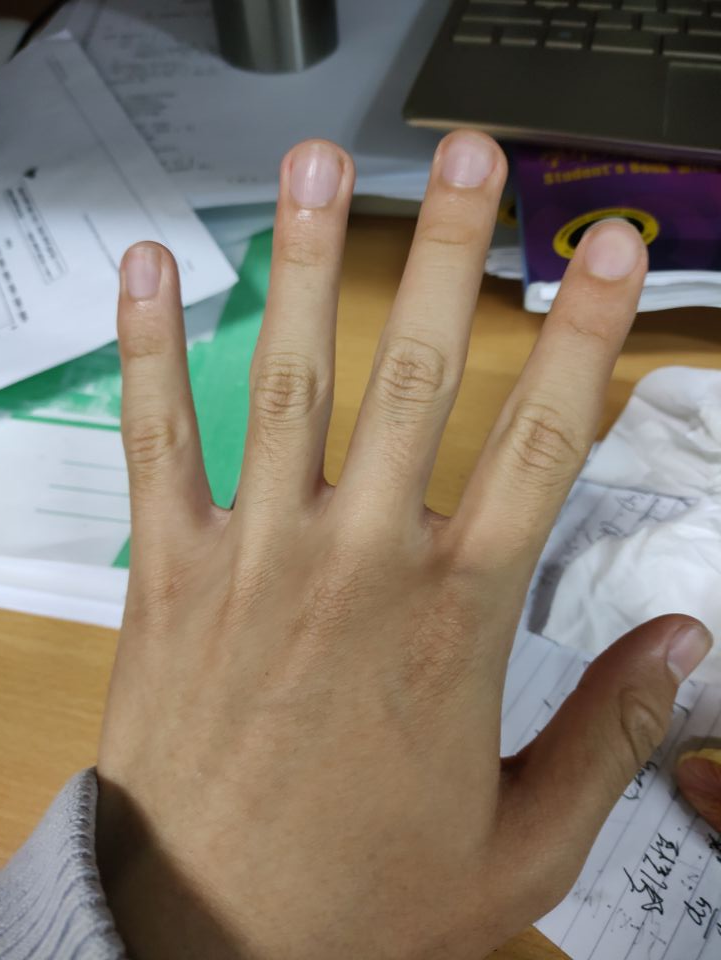
//> input picture scan_test0/pictures/3.jpg, 721 x 960 px
$ ./skin_detect_1   (built with g++ and OpenCV 4)
//> lines starting //> are read from the running program, lines starting //| are printed output that depends on the picture; after the words box and inside, x2 and y2 are one past the last pixel; in counts of white or black regions, pixels touching at a corner belong together
#include<opencv2/opencv.hpp>
#include "opencv2/imgproc/types_c.h"
#include<iostream>

using namespace std;
using namespace cv;

Mat ellipse_detect(Mat& src)
{
	Mat img = src.clone();
	Mat skinCrCbHist = Mat::zeros(Size(256, 256), CV_8UC1);
	//利用opencv自带的椭圆生成函数先生成一个肤色椭圆模型
	ellipse(skinCrCbHist, Point(113, 155.6), Size(23.4, 15.2), 43.0, 0.0, 360.0, Scalar(255, 255, 255), -1);
	Mat ycrcb_image;
	Mat output_mask = Mat::zeros(img.size(), CV_8UC1);
	cvtColor(img, ycrcb_image, CV_BGR2YCrCb); //首先转换成到YCrCb空间
	for (int i = 0; i < img.cols; i++)   //利用椭圆皮肤模型进行皮肤检测
		for (int j = 0; j < img.rows; j++)
		{
			Vec3b ycrcb = ycrcb_image.at<Vec3b>(j, i);
			if (skinCrCbHist.at<uchar>(ycrcb[1], ycrcb[2]) > 0)   //如果该落在皮肤模型椭圆区域内，该点就是皮肤像素点
				output_mask.at<uchar>(j, i) = 255;
		}

	Mat detect;
	img.copyTo(detect, output_mask);  //返回肤色图
	return detect;
}

Mat YCrCb_Otsu_detect(Mat& src)
{
	Mat ycrcb_image;
	cvtColor(src, ycrcb_image, CV_BGR2YCrCb); //首先转换成到YCrCb空间
	Mat detect;
	vector<Mat> channels;
	split(ycrcb_image, channels);
	Mat output_mask = channels[1];
	threshold(output_mask, output_mask, 0, 255, CV_THRESH_BINARY | CV_THRESH_OTSU);
	src.copyTo(detect, output_mask);
	return detect;

}

Mat skinDetect(const cv::Mat& image, double minHue, double maxHue, double minSat, double maxSat)
{
	//创建HSV图像
	cv::Mat hsv;
	cv::cvtColor(image, hsv, cv::COLOR_BGR2HSV);
	std::vector<cv::Mat> channels;
	cv::split(hsv, channels);
	//创建大于最小色调的掩码
	cv::Mat mask1;
	cv::threshold(channels[0], mask1, minHue, 255, cv::THRESH_BINARY);
	//创建小于最大色调的掩码
	cv::Mat mask2;
	cv::threshold(channels[0], mask2, maxHue, 255, cv::THRESH_BINARY_INV);

	//创建色调掩码
	cv::Mat hueMask;
	//如果输入的最小色的小于最大色调，取交
	if (minHue < maxHue)
	{
		hueMask = mask1 & mask2;
	}
	//如果输入的最小色的大于最大色调，即横跨了0度中轴线
	else
	{
		hueMask = mask1 | mask2;
	}

	//创建饱和度掩码
	cv::Mat satMask;
	//由于饱和度没有中轴线，直接调用cv::inRange函数创建二值图即可
	cv::inRange(channels[1], minSat, maxSat, satMask);
	return hueMask & satMask;
}

Mat change_contrast(Mat src1){
	int height = src1.rows;//求出src1的高
	int width = src1.cols;//求出src1的宽
	Mat dst = Mat::zeros(src1.size(), src1.type());  //这句很重要，创建一个与原图一样大小的空白图片
	float alpha = 1.4;//调整对比度为1.5
	float beta = 5;//调整亮度加
	//循环操作，遍历每一列，每一行的元素
	for (int row = 0; row < height; row++)
	{
		for (int col = 0; col < width; col++)
		{
			if (src1.channels() == 3)//判断是否为3通道图片
			{
				//将遍历得到的原图像素值，返回给变量b,g,r
				float b = src1.at<Vec3b>(row, col)[0];//nlue
				float g = src1.at<Vec3b>(row, col)[1];//green
				float r = src1.at<Vec3b>(row, col)[2];//red
				//开始操作像素，对变量b,g,r做改变后再返回到新的图片。
				dst.at<Vec3b>(row, col)[0] = saturate_cast<uchar>(b * alpha + beta);
				dst.at<Vec3b>(row, col)[1] = saturate_cast<uchar>(g * alpha + beta);
				dst.at<Vec3b>(row, col)[2] = saturate_cast<uchar>(r * alpha + beta);
			}
		}
	}

	return dst;
}


int main(int argc, char** argv) {

	Mat image = imread("D:/git_repo/rock-paper-scissors/test-pictures/3.jpg");
//> image is the input picture: 960 rows x 721 cols, CV_8UC3; mean B, G, R 107.9, 120.9, 131.1
	//Mat nana = image;
	Mat mask,img_1, img_ellipse, img_Otsu, img_processed,result;
	//设置的色调范围为160~15之间(320~30)，饱和度范围在25~180之间(0.1~0.65)
	mask = skinDetect(image, 160, 15, 55, 166);
//> in skinDetect, `cv::cvtColor(image, hsv, cv::COLOR_BGR2HSV);`: hsv: 960 rows x 721 cols, CV_8UC3; mean H, S, V 51.6, 77.8, 139.8
//> in skinDetect, `cv::threshold(channels[0], mask1, minHue, 255, cv::THRESH_BINARY);`:
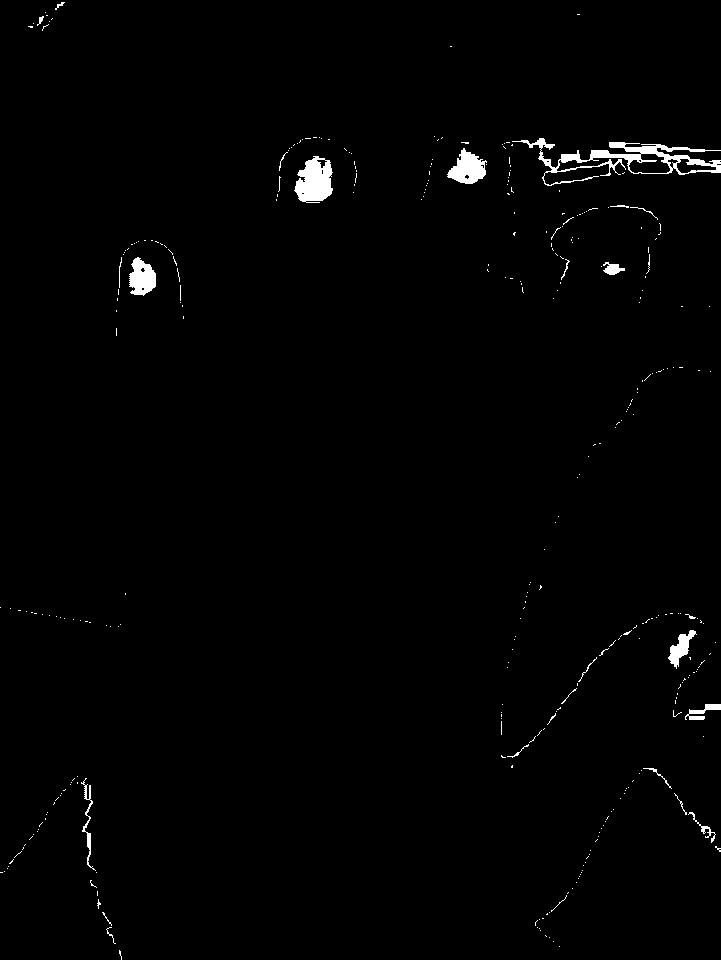
//> mask1: 960 rows x 721 cols, CV_8UC1; 1.1% white; 347 white regions (321 under 20 px), largest, box (x1, y1, x2, y2) and area: (512, 138, 721, 186) 2271, (294, 156, 333, 203) 1278, (447, 148, 487, 184) 843
//> in skinDetect, `cv::threshold(channels[0], mask2, maxHue, 255, cv::THRESH_BINARY_INV);`: mask2: 960 rows x 721 cols, CV_8UC1; 27.4% white; 451 white regions (359 under 20 px), largest, box (x1, y1, x2, y2) and area: (151, 444, 721, 960) 103402, (258, 127, 524, 545) 25535, (116, 240, 261, 705) 24209
//> in skinDetect, `hueMask = mask1 | mask2;`: hueMask: 960 rows x 721 cols, CV_8UC1; 28.5% white; 420 white regions (331 under 20 px), largest, box (x1, y1, x2, y2) and area: (151, 444, 721, 960) 104706, (258, 127, 524, 545) 27849, (116, 240, 261, 705) 25086
//> in skinDetect, `cv::inRange(channels[1], minSat, maxSat, satMask);`: satMask: 960 rows x 721 cols, CV_8UC1; 60% white; 321 black regions (235 under 20 px), largest, box (x1, y1, x2, y2) and area: (0, 0, 653, 629) 148005, (499, 366, 721, 960) 75477, (0, 769, 125, 960) 15574
//> mask: 960 rows x 721 cols, CV_8UC1; 25.3% white; 419 white regions (336 under 20 px), largest, box (x1, y1, x2, y2) and area: (151, 444, 711, 960) 95517, (118, 242, 261, 705) 22992, (258, 140, 359, 545) 12123
	cv::Mat detected(image.size(), CV_8UC3, cv::Scalar(0, 0, 0));
	//通过copyTo加掩码的方法将原图拷贝到检测图中
	image.copyTo(detected, mask);
	img_1 = change_contrast(image);
//> after the loop in change_contrast, `for (int row = 0; row < height; row++)`:
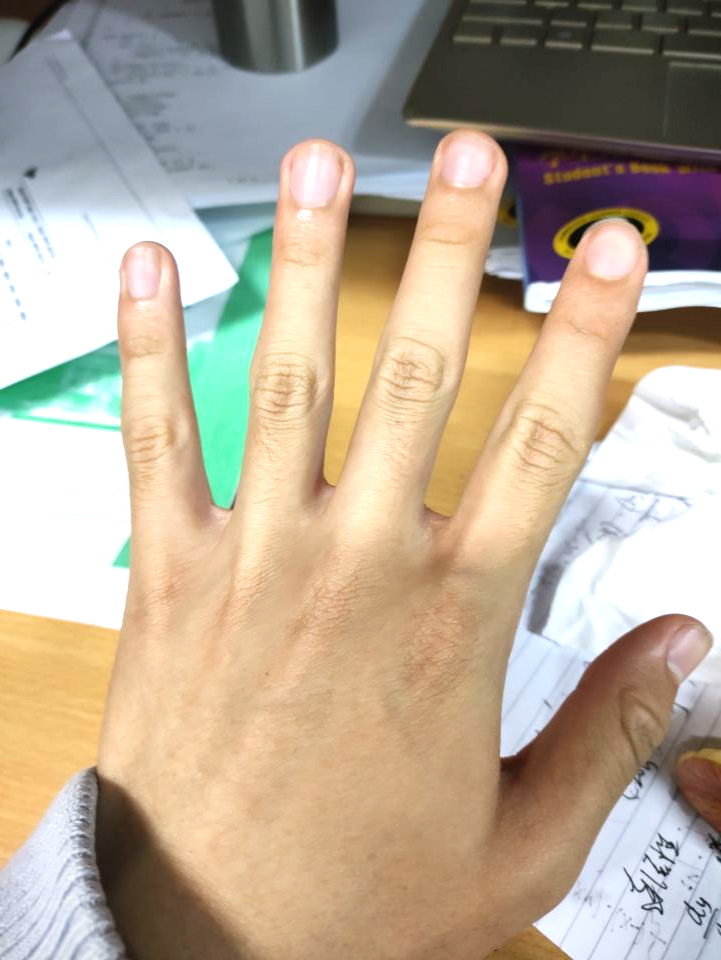
//> dst: 960 rows x 721 cols, CV_8UC3; mean B, G, R 150.1, 170.1, 185.3
	if (image.empty()) {
		printf("could not load image...\n");
		return -1;

	}
	// [7 lines of commented-out code are left out]
	img_ellipse=ellipse_detect(image);
//> in ellipse_detect, `ellipse(skinCrCbHist, Point(113, 155.6), Size(23.4, 15.2), 43.0, 0.0, ..`: skinCrCbHist: 256 rows x 256 cols, CV_8UC1; 1.8% white; 1 white region, box (x1, y1, x2, y2) and area: (93, 136, 134, 175) 1148
//> in ellipse_detect, `cvtColor(img, ycrcb_image, CV_BGR2YCrCb);`: ycrcb_image: 960 rows x 721 cols, CV_8UC3; mean of channels 0, 1, 2 122.5, 134.2, 119.8
//> after the loop in ellipse_detect, `for (int i = 0; i < img.cols; i++)`: output_mask: 960 rows x 721 cols, CV_8UC1; 49.7% white; 24 white regions (10 under 20 px), largest, box (x1, y1, x2, y2) and area: (0, 124, 721, 960) 340073, (676, 747, 721, 832) 2586, (545, 165, 609, 183) 564
	img_Otsu = YCrCb_Otsu_detect(image);
//> in YCrCb_Otsu_detect, `split(ycrcb_image, channels);`:
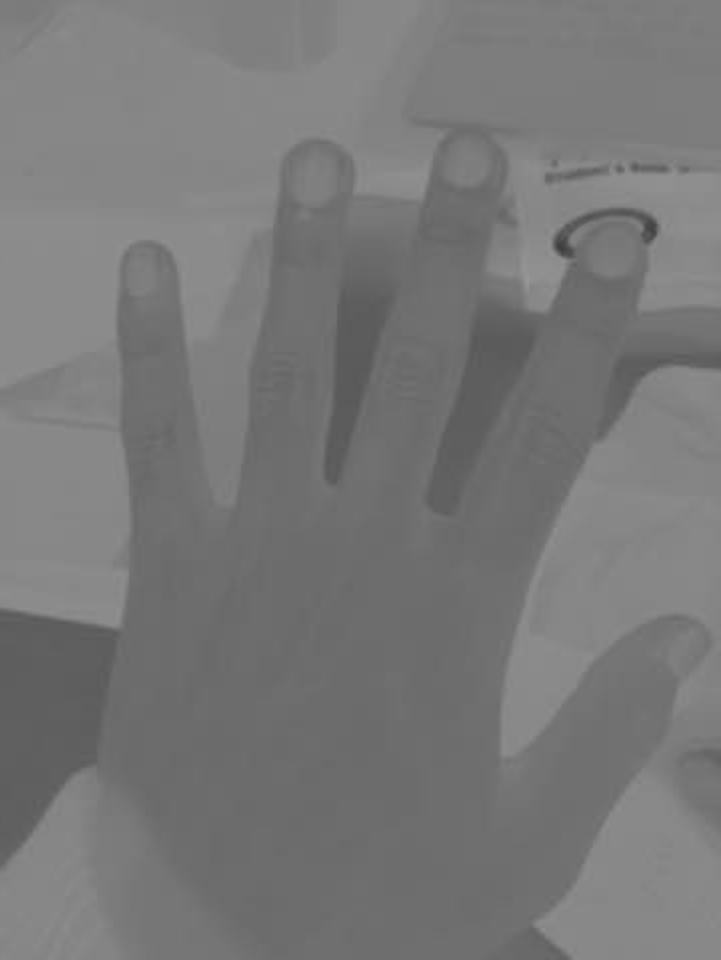
//> channels[2]: 960 rows x 721 cols, CV_8UC1; min 61, max 152, mean 119.8
//> in YCrCb_Otsu_detect, `threshold(output_mask, output_mask, 0, 255, CV_THRESH_BINARY | CV_THRE..`: output_mask: 960 rows x 721 cols, CV_8UC1; 56.7% white; 20 black regions (10 under 20 px), largest, box (x1, y1, x2, y2) and area: (0, 0, 721, 628) 197543, (500, 367, 721, 960) 73948, (0, 772, 128, 960) 17179
	img_processed = img_ellipse & img_Otsu & detected;

	//medianBlur(img_processed, result, 3);
	imshow("example1", img_ellipse);
	imshow("example2", img_Otsu);
	imshow("detected", detected);


	img_ellipse = ellipse_detect(img_1);
//> in ellipse_detect (call 2), `cvtColor(img, ycrcb_image, CV_BGR2YCrCb);`: ycrcb_image: 960 rows x 721 cols, CV_8UC3; mean of channels 0, 1, 2 172.4, 137.2, 115.4
//> after the loop in ellipse_detect (call 2), `for (int i = 0; i < img.cols; i++)`:
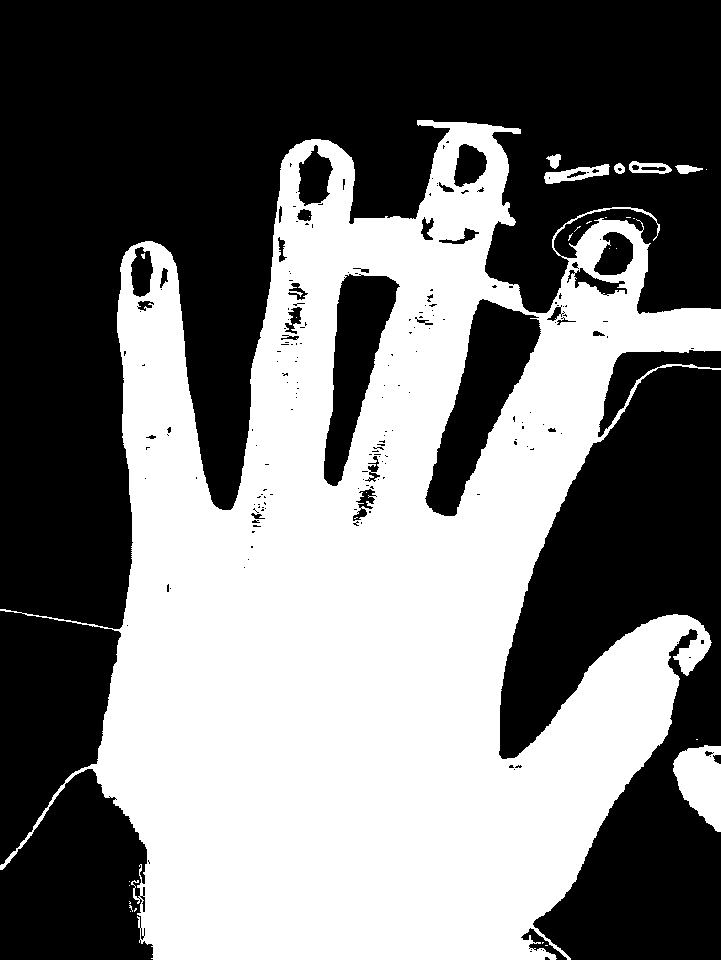
//> output_mask: 960 rows x 721 cols, CV_8UC1; 45.8% white; 30 white regions (23 under 20 px), largest, box (x1, y1, x2, y2) and area: (0, 120, 721, 960) 312907, (673, 745, 721, 832) 2823, (544, 164, 610, 184) 627
	img_Otsu = YCrCb_Otsu_detect(img_1);
//> in YCrCb_Otsu_detect (call 2), `split(ycrcb_image, channels);`:
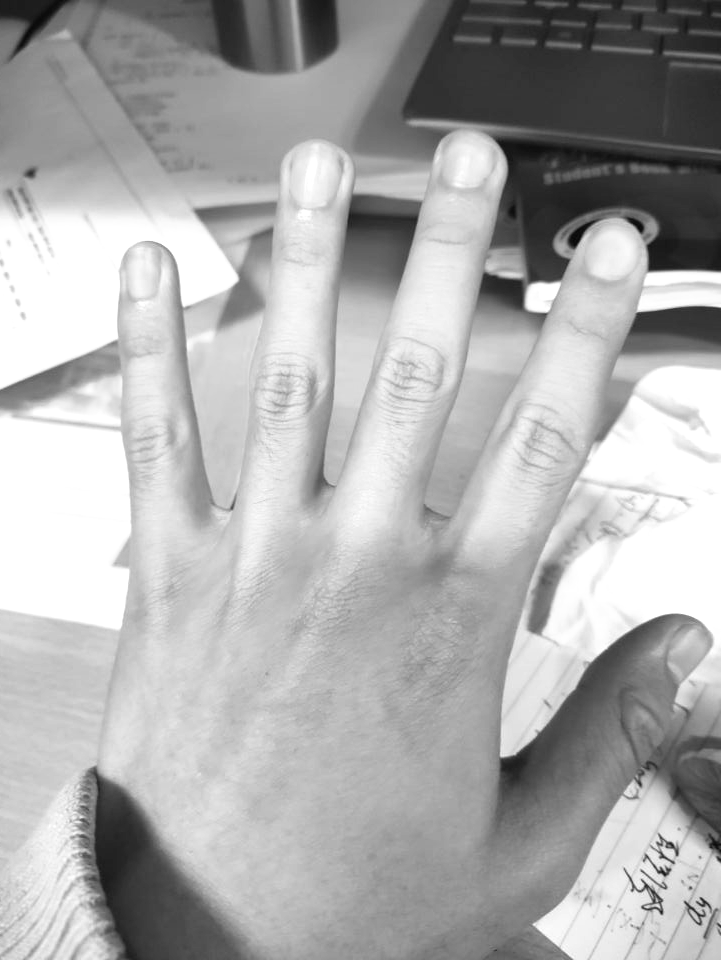
//> channels[0]: 960 rows x 721 cols, CV_8UC1; min 7, max 255, mean 172.4
//> in YCrCb_Otsu_detect (call 2), `threshold(output_mask, output_mask, 0, 255, CV_THRESH_BINARY | CV_THRE..`: output_mask: 960 rows x 721 cols, CV_8UC1; 55.4% white; 137 black regions (103 under 20 px), largest, box (x1, y1, x2, y2) and area: (0, 0, 721, 629) 205685, (500, 366, 721, 960) 74626, (0, 770, 145, 960) 18169
	img_processed = img_ellipse & img_Otsu & detected;
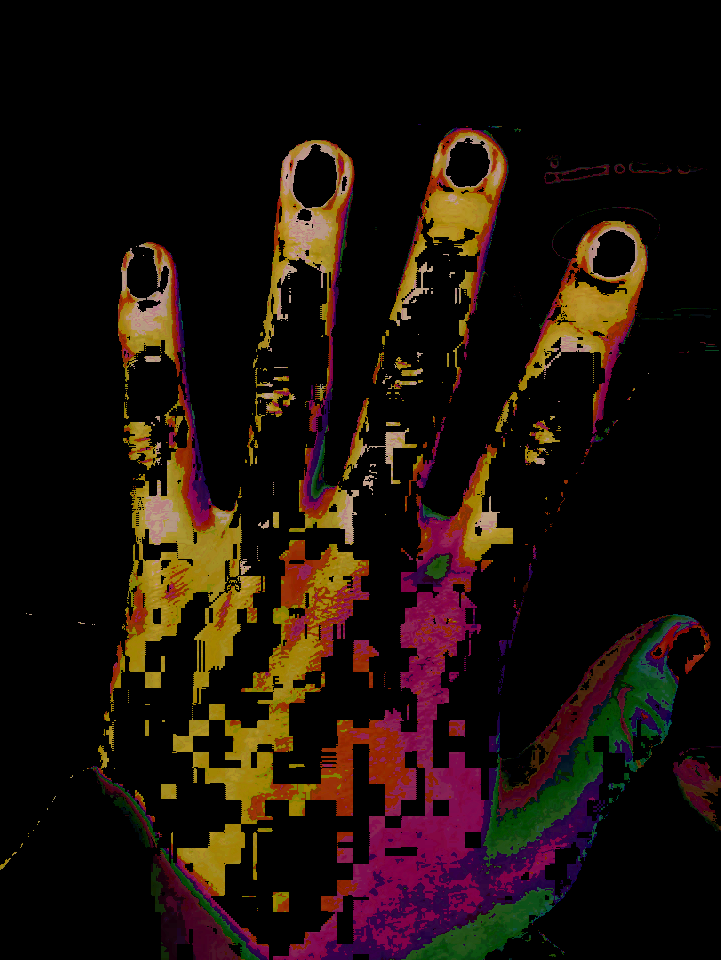
//> img_processed: 960 rows x 721 cols, CV_8UC3; mean B, G, R 9.4, 15.7, 27.7
	imshow("example3", img_ellipse);
	imshow("example4", img_Otsu);
	//imshow("detected", detected);

	imshow("contrast_chaged", img_1);
	//imshow("finest", img_processed);
	//imshow("most excellent", result);

	waitKey(0);
	return 0;

}

$ run again, with scan_test0/pictures/2.jpg copied over scan_test0/pictures/3.jpg
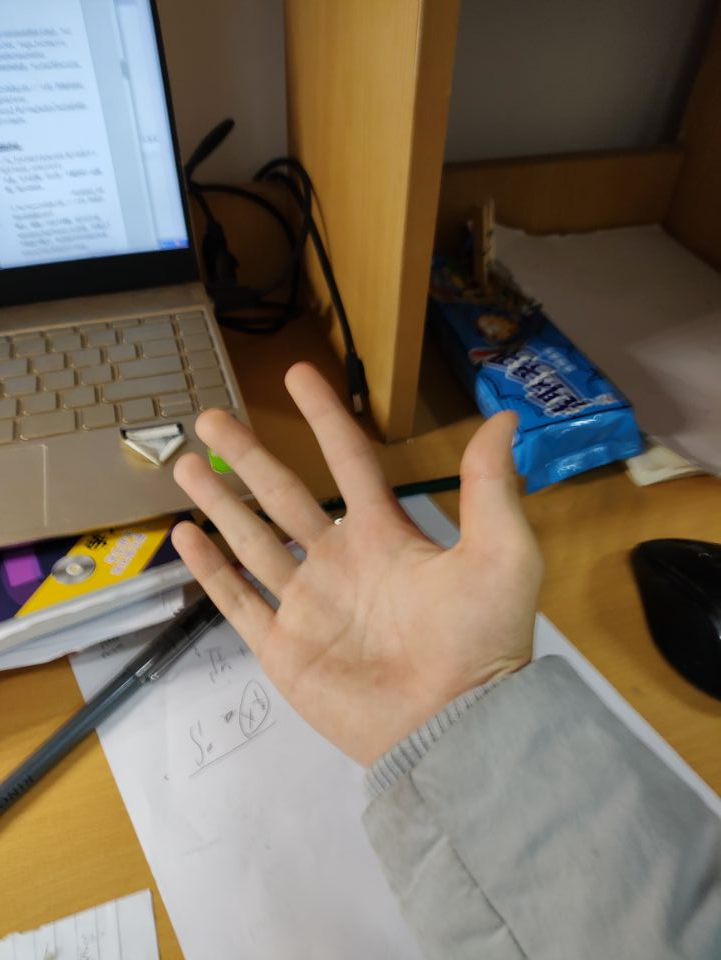
//> input picture scan_test0/pictures/2.jpg, 721 x 960 px
//> image is the input picture: 960 rows x 721 cols, CV_8UC3; mean B, G, R 94.5, 111.2, 124
//> hsv: 960 rows x 721 cols, CV_8UC3; mean H, S, V 43.6, 96.9, 130.7
//> mask1: 960 rows x 721 cols, CV_8UC1; 3.7% white; 523 white regions (479 under 20 px), largest, box (x1, y1, x2, y2) and area: (225, 684, 393, 960) 21287, (667, 576, 689, 592) 352, (207, 251, 235, 288) 323
//> mask2: 960 rows x 721 cols, CV_8UC1; 32% white; 734 white regions (606 under 20 px), largest, box (x1, y1, x2, y2) and area: (33, 0, 525, 784) 128785, (398, 0, 721, 489) 66525, (392, 320, 482, 431) 4262
//> hueMask: 960 rows x 721 cols, CV_8UC1; 35.7% white; 615 white regions (496 under 20 px), largest, box (x1, y1, x2, y2) and area: (33, 0, 525, 960) 157187, (398, 0, 721, 489) 67221, (624, 545, 721, 695) 5026
//> satMask: 960 rows x 721 cols, CV_8UC1; 44.5% white; 306 white regions (253 under 20 px), largest, box (x1, y1, x2, y2) and area: (0, 0, 721, 799) 243231, (441, 0, 721, 164) 37922, (356, 0, 424, 407) 10190
//> mask: 960 rows x 721 cols, CV_8UC1; 19.8% white; 626 white regions (515 under 20 px), largest, box (x1, y1, x2, y2) and area: (160, 362, 525, 767) 76269, (491, 224, 721, 477) 21946, (162, 0, 289, 272) 15091
//> skinCrCbHist: 256 rows x 256 cols, CV_8UC1; 1.8% white; 1 white region, box (x1, y1, x2, y2) and area: (93, 136, 134, 175) 1148
//> ycrcb_image: 960 rows x 721 cols, CV_8UC3; mean of channels 0, 1, 2 113.1, 135.8, 117.5
//> ycrcb_image: 960 rows x 721 cols, CV_8UC3; mean of channels 0, 1, 2 158.1, 138.6, 112.1
//> after the loop in ellipse_detect (call 2), `for (int i = 0; i < img.cols; i++)`:
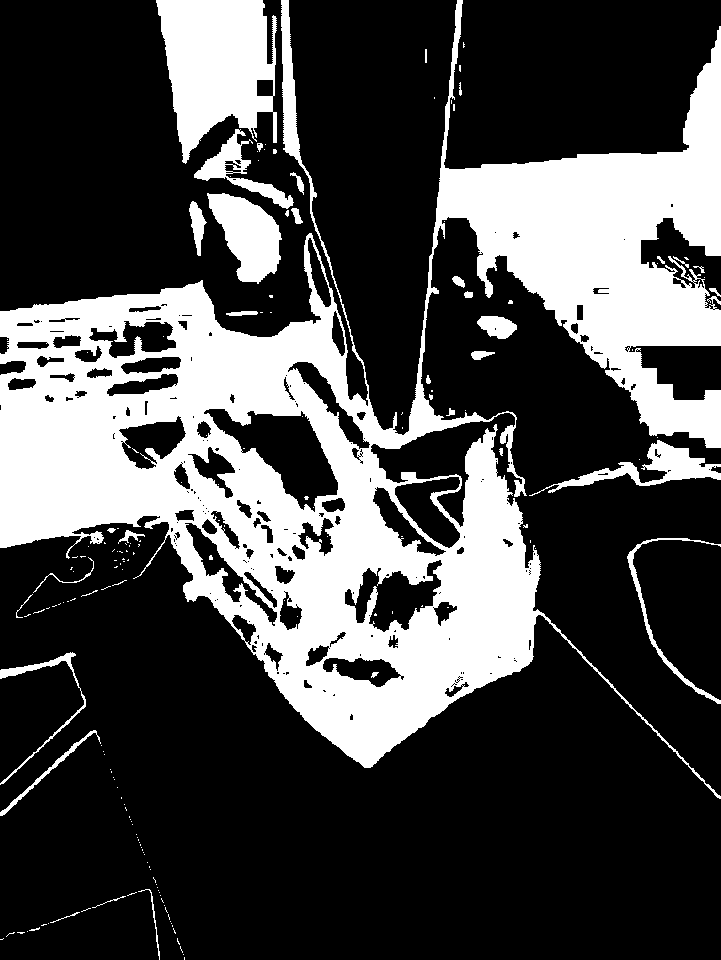
//> output_mask: 960 rows x 721 cols, CV_8UC1; 28.7% white; 176 white regions (140 under 20 px), largest, box (x1, y1, x2, y2) and area: (0, 0, 721, 799) 171148, (156, 0, 277, 164) 13305, (207, 193, 282, 284) 4026
//> `img_processed = img_ellipse & img_Otsu & detected;`:
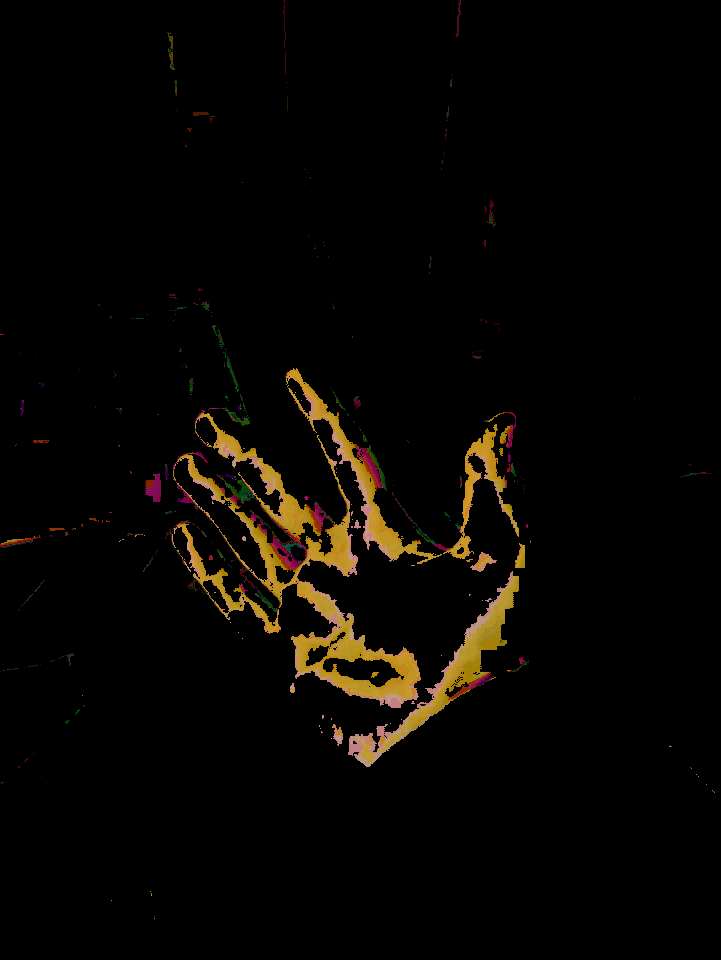
//> img_processed: 960 rows x 721 cols, CV_8UC3; mean B, G, R 2.3, 5.5, 7.6
